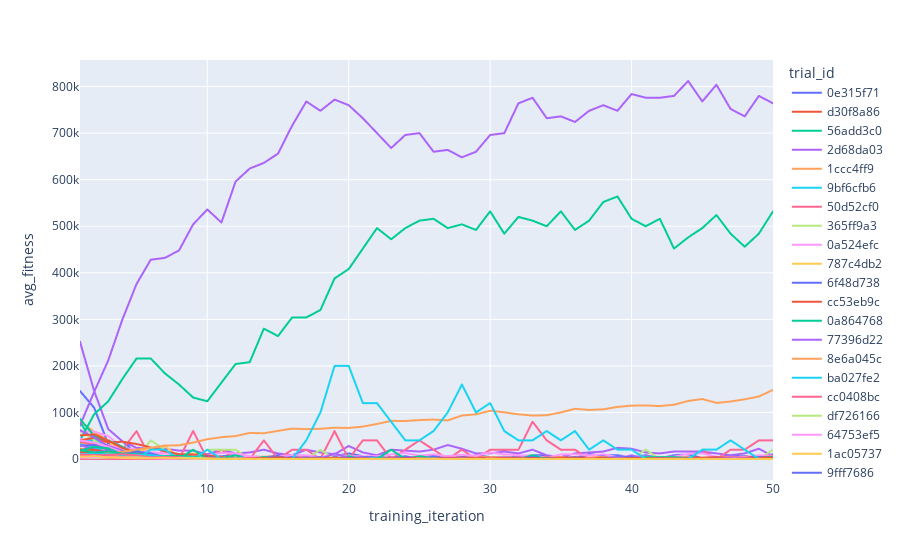

Notebook code cell kept with this figure:
### Code cell
fig = px.line(
    data_frame=pd.concat(analysis.trial_dataframes.values()),
    x="training_iteration",
    y="avg_fitness",
    color="trial_id",
)
fig.show()
